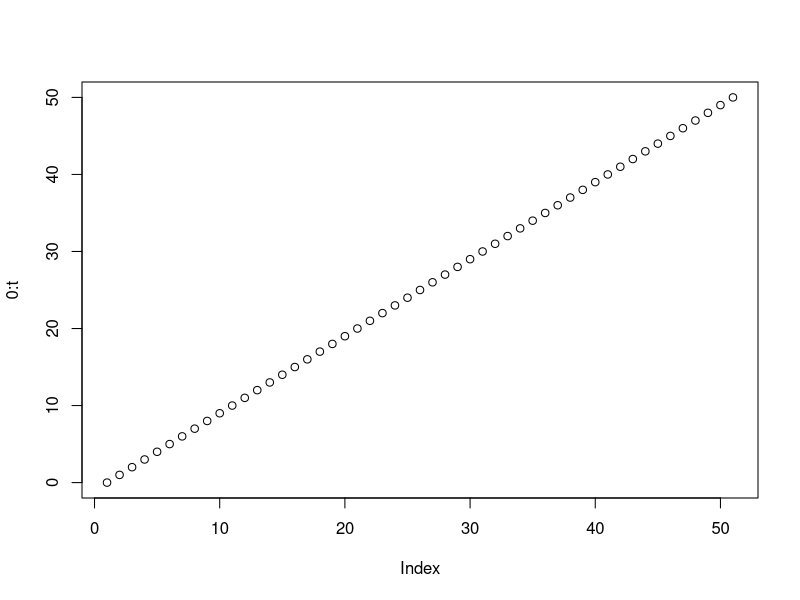

This chart was generated by the following R code:
#################################################
# BASIC GENE DRIVE SIMULATOR, PURE R CODE
# CMEE MSc 2020 TIN-YU HUI
# DRIFT: WRIGHT-FISHER MODEL
# SELECTION: 11 (HEG) HOMOZYGOTE ARE LETHAL
# DRIVE: SUPER MENDELIAN INHERITANCE OF THE HEG ALLELE (FROM HETEROZYGOTES) WITH RATIO d
#################################################

# INPUT PARAMETERS
# q0: RELEASING FREQ OF HEG
# N0: INITIAL POPULATION SIZE
# d: HOMING RATE OF HEG (d>0.5)
# t: NUMBER OF GENERATIONS 
# R0, M: THE TWO PARAMETERS FOR BEVERTON-HOLT POPULATION MODEL- growth rate and (R0-1)*M is carrying capacity
# M controls competition where M defines # of individuals in the pop. where surving competition is a half
gene_drive<-function(q0=0.05, d=0.6, t=10, N0=500, R0=2, M=500)
{
  # SOME CHECKS ON THE INPUT PARAMETERS
  if (q0<=0 || q0>0.5)
  {stop('q HAS TO BE BETWEEN 0 AND 0.5')}
  if (d<=0.5 || d>=1)
  {stop('d HAS TO BE BETWEEN 0.5 AND 1')}
  
  # BEVERTON-HOLT MODEL FOR POPULATION DYNAMICS for N(t+1)
  # ceiling() TO ROUND IT UP 
  bh<-function(N, R0, M)
  {return(ceiling(R0*N/(1+N/M)))}
  
  # INITIALISE
  # CREATE SOME EMPTY LIST AND VECTORS TO STORE THE REQUIRED INFORMATION
  population<-list()
  length(population)<-(t+1)
  # OPTIONAL STEP, TO GIVE NAMES TO EVERY ELEMENTS OF population
  for (i in 1:length(population))
  {names(population)[i]<-paste(c('generation', i-1), collapse='')}
  population.size<-rep(NA, t+1)
  allele.freq.q<-rep(NA, t+1)
  
  # FILL IN THE INITIAL VALUES
  population.size[1]<-N0
  allele.freq.q[1]<-q0
  
  # WE WILL RELEASE k TRANSGENIC MOSQUITOES, AND THEY ARE 01 HETEROZYGOTE
  # THE INITIAL POPULATION HAS k TRANSGENIC MOSQUITOES AND (N0-k) WILDTYPE MOSQUITOES WITH 00 ALLELE
  # THERE'S NO NEED TO SHUFFLE THEM
  k<-ceiling(2*N0*q0)
  population[[1]]<-matrix(c(rep(c(0,0), N0-k), rep(c(0,1), k)), nr=2)
  # ALSO RECORD THE COUNTS FOR GENOTYPES 00, 01, 11
  genotype<-c(N0-k, k, 0)
  
  # PROPAGATION
  for (i in 1:t)
  {
    # CALCULATE THE NEW POPULATION SIZE USING bh(). ONLY genotype[1]+genotype[2] SURVIVE TILL ADULTHOOD. 
    population.size[i+1]<-bh(genotype[1]+genotype[2], R0, M)
    # EARLY EXIT CONDITION, IF THE POPULATION SIZE DROP TO 1
    if (population.size[i+1]<=1)
    {
      print(paste(c('Oops! The population crashed after generation ', i-1), collapse=''))
      return(list(population=population[1:i], population.size=population.size[1:i], allele.freq.q=allele.freq.q[1:i]))
    }
    # EARLY EXIT CONDITION, IF HEG WENT EXTINCT
    if (genotype[2]+genotype[3]==0)
    {
      print(paste(c('Oops! HEG went extinct at generation ', i-1), collapse=''))
      return(list(population=population[1:i], population.size=population.size[1:i], allele.freq.q=allele.freq.q[1:i]))
    }
    # IF NEITHER OF THE TWO OCCURED. WE CAN PROCEED
    # THE NEW GAMETE FREQ OF HEG
    gamete.freq.q<-genotype[2]*d/(genotype[1]+genotype[2])
    # FILL IN THE NEW POPULATION. UPDATA THE GENOTYPE COUNTS AND ALLELE FREQ
    population[[i+1]]<-matrix(sample(0:1, size=2*population.size[i+1], prob=c(1-gamete.freq.q, gamete.freq.q), replace=T), nr=2)
    temp<-apply(population[[i+1]], 2, sum)
    genotype<-c(sum(temp==0), sum(temp==1), sum(temp==2))
    allele.freq.q[i+1]<-(0.5*genotype[2]+genotype[3])/population.size[i+1]
  }
  # OUTPUT. RETURN A BIG LIST
  return(list(population=population, population.size=population.size, allele.freq.q=allele.freq.q))
}

# TEST RUN
gene_drive(q0=0.05, d=0.6, t=10)

#Problem 1
t=50
temp1= gene_drive(q0=0.05, d=0.6, t=50,N=500, M=500, R0=2)
plot(0:t)

#Problem 2- proportion that survive (1 - #extinct)/# of trials --> prob. of surviving
#use different q0 values to see possible minimum starting frequency

#Problem 3- vary the value of d by increasing it

#Problem 4- change the inrtinisc growth rate and starting population values
